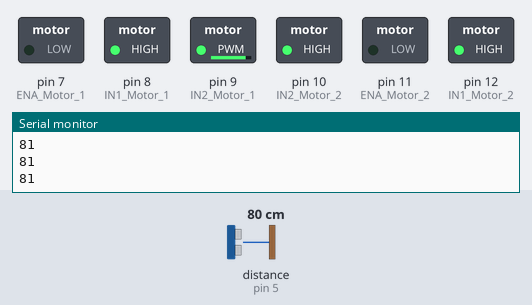
Bench run of a sketch on a simulated Arduino Mega 2560, built with avr-gcc and run on an emulated ATmega2560. On the bench: switched loads named in the sketch (green lamp = pin HIGH), the last lines printed to the serial monitor. The inputs (shaded band) are chosen by the test bench; at power-on: distance to the obstacle (sensor on pin 5) 80 cm. The echo pulse lasts 58.3 µs per cm. At 2.4 s the program stops and its outputs stay as they are.

Above: at 1.2 s.
1.3 s: distance to the obstacle (sensor on pin 5) set to 2 cm
At 2.4 s:
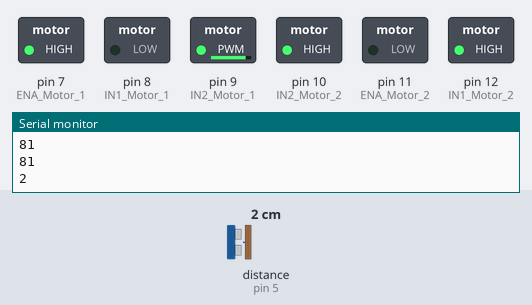
Timing chart, 0 to 3.9 s (numbered marks = the images above; inputs shaded):
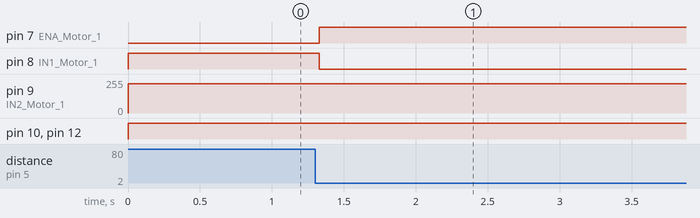

Measured:
- after the input at 1.3 s, pin 7 (ENA_Motor_1): LOW → HIGH at once; pin 8 (IN1_Motor_1): HIGH → LOW at once

The sketch:

Blinkwallyeah.ino
```cpp
#include <NewPing.h>

#define FORWARD_TIME 1000    // delay after forward
#define REVERSE_TIME 1000    // delay after reverse
#define STOP_TIME 1000       // delay after stop
#define TURN_TIME 1050 // delay after turn

#define MAX_DISTANCE 200 // Maximum distance (in cm) to ping.
#define PING_INTERVAL 33 // Milliseconds between sensor pings (29ms is about the min to avoid cross-sensor echo).

unsigned long pingTimer; // Holds the times when the next ping should happen for each sensor.
unsigned int forward_sensor_cm;         // Where the ping distances are stored.

NewPing forward_sensor =      // Sensor object array.
  NewPing(4, 5, MAX_DISTANCE); // Each sensor's trigger pin, echo pin, and max distance to ping.


int count = 0;
void setup() {

  pinMode(2, INPUT);   // button 1
  pinMode(3, INPUT);   // button 2

  pinMode(7, OUTPUT);  // ENA Motor 1
  pinMode(8, OUTPUT);  // IN1 Motor 1
  pinMode(9, OUTPUT);  // IN2 Motor 1

  pinMode(11, OUTPUT); // ENA Motor 2
  pinMode(12, OUTPUT); // IN1 Motor 2
  pinMode(10, OUTPUT); // IN2 Motor 2

  Serial.begin(115200);
}

void loop() {
  forward_motors();
  delay(50);

  forward_sensor.ping_timer(echoCheck);
  Serial.println(forward_sensor_cm);
  if (forward_sensor_cm < 26 and forward_sensor_cm != 0)
  {
    stop_motors ();
    turn_left_motors();
    delay(TURN_TIME);
    while(1);
  }
}

void stop_motors () {
  digitalWrite(9, HIGH);  // stop 1 sec
  digitalWrite(8, LOW);
  digitalWrite(7, LOW);
  digitalWrite(10, HIGH);
  digitalWrite(12, LOW);
  digitalWrite(11, LOW);
}

void forward_motors() {
  analogWrite(9, 220);    // reverse 1 sec
  digitalWrite(8, HIGH);
  digitalWrite(7, LOW);
  digitalWrite(10, HIGH);
  digitalWrite(12, HIGH);
  digitalWrite(11, LOW);
}

void reverse_motors() {
  analogWrite(9, 220);    // forward 1 sec
  digitalWrite(8, LOW);
  digitalWrite(7, HIGH);
  digitalWrite(10, HIGH);
  digitalWrite(12, LOW);
  digitalWrite(11, HIGH);
}

void turn_right_motors() {
  analogWrite(9, 220);    // reverse 1 sec
  digitalWrite(8, HIGH);
  digitalWrite(7, LOW);
  digitalWrite(10, HIGH);
  digitalWrite(12, LOW);
  digitalWrite(11, LOW);
}

void turn_left_motors() {
  analogWrite(9, 220);    // reverse 1 sec
  digitalWrite(8, LOW);
  digitalWrite(7, HIGH);
  digitalWrite(10, HIGH);
  digitalWrite(12, HIGH);
  digitalWrite(11, LOW);
}

void stop_near_wall() {

}


void echoCheck() { // If ping received, set the sensor distance to array.
  if (forward_sensor.check_timer())
    forward_sensor_cm = forward_sensor.ping_result / US_ROUNDTRIP_CM;

}
```
